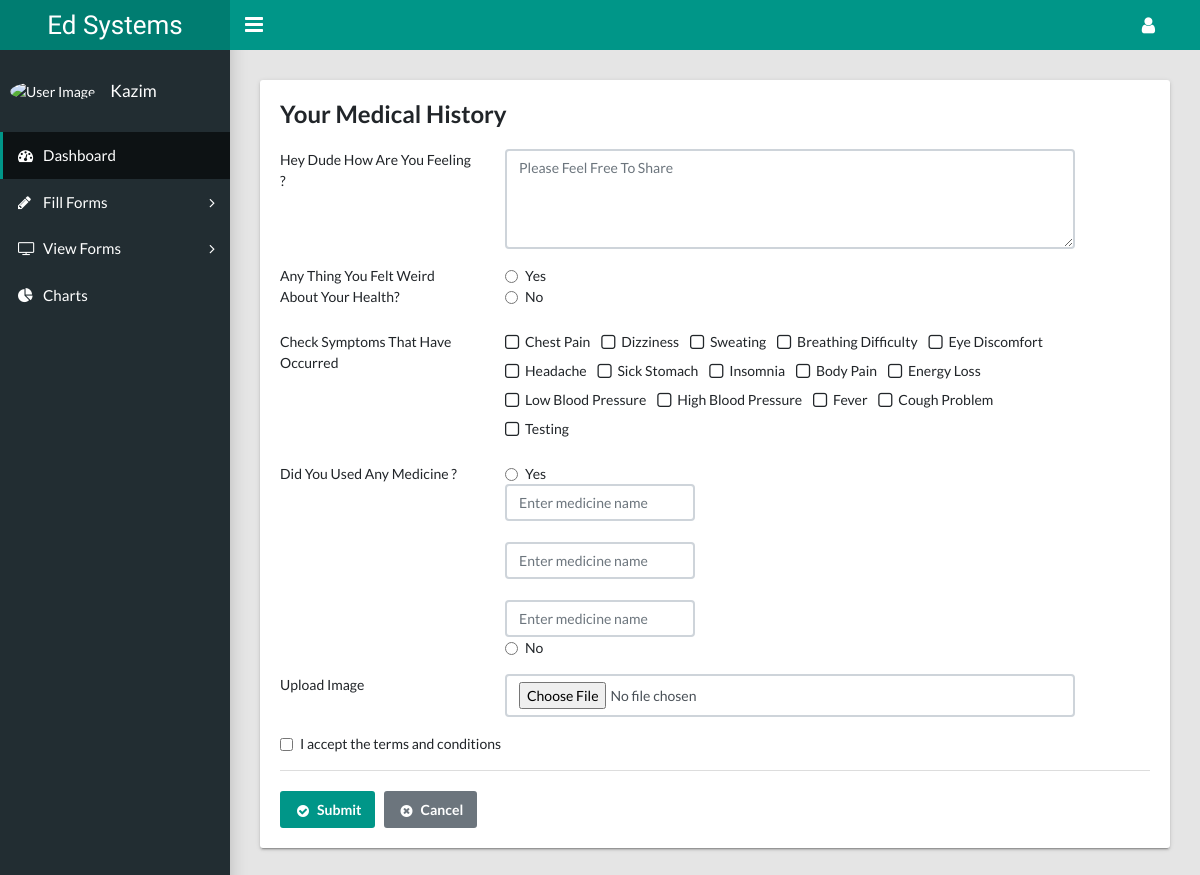
The page /form-weeklyform.php (signed in) on the database its author committed.
### tables this page shows
CREATE TABLE `users` (
  `user_id` int(3) NOT NULL,
  `username` varchar(50) NOT NULL,
  `password` varchar(50) NOT NULL,
  `name` varchar(255) DEFAULT NULL,
  `phone` varchar(255) DEFAULT NULL,
  `role` varchar(100) NOT NULL DEFAULT 'user'
);

CREATE TABLE `symptoms` (
  `id` int(11) NOT NULL,
  `name` varchar(255) NOT NULL
);

### functions.php (called while the page is built, shortened)
<?php
function getUser( $user_id = false )
{
	global $con;
	$query  = "SELECT * FROM users;";
	if($user_id)
		$query  = "SELECT * FROM users WHERE user_id = '{$user_id}';";
	$result = $con->query( $query );
	$data   = $result->fetch_all( MYSQLI_ASSOC );
	if ( count( $data ) == 1 ) {
		return $data[0];
	}
	return $data;
}
function getSymptoms($disease_id = false)
{
	global $con;
	$query = "SELECT * FROM symptoms";
	$symptoms = [];
	$result   = mysqli_query( $con, $query );
	while ( $row = $result->fetch_assoc() ) {
		$symptoms[] = $row;
	}
	return $symptoms;
}

### form-weeklyform.php (the view, shortened to what this page needs)
<?php
$user_id = $_SESSION['user_id'];
$user    = getUser( $user_id );
$symptoms = getSymptoms();
?>
<!DOCTYPE html>
<html lang="en">
<head>
    <link rel="stylesheet" type="text/css" href="css/main.css">
    <link rel="stylesheet" type="text/css"
          href="https://maxcdn.bootstrapcdn.com/font-awesome/4.7.0/css/font-awesome.min.css">
</head>
<body class="app sidebar-mini">
<header class="app-header"><a class="app-header__logo" href="index.php">Ed Systems</a>
    <a class="app-sidebar__toggle" href="#" data-toggle="sidebar"></a>
    <ul class="app-nav">
        <li class="dropdown"><a class="app-nav__item" href="#" data-toggle="dropdown"><i
                        class="fa fa-user fa-lg"></i></a>
        </li>
    </ul>
</header>
<aside class="app-sidebar">
    <div class="app-sidebar__user"><img class="app-sidebar__user-avatar"
                                        src="https://s3.amazonaws.com/uifaces/faces/twitter/jsa/48.jpg"
                                        alt="User Image">
        <div>
            <p class="app-sidebar__user-name"><?= ucwords( $user['name'] ) ?></p>
        </div>
    </div>
    <ul class="app-menu">
        <li><a class="app-menu__item active" href="index.php"><i class="app-menu__icon fa fa-dashboard"></i><span
                        class="app-menu__label">Dashboard</span></a></li>
        <li class="treeview"><a class="app-menu__item" href="#" data-toggle="treeview"><i
                        class="app-menu__icon fa fa-pencil"></i><span class="app-menu__label">Fill Forms</span><i
                        class="treeview-indicator fa fa-angle-right"></i></a>
        </li>
        <li class="treeview"><a class="app-menu__item" href="#" data-toggle="treeview"><i
                        class="app-menu__icon fa fa-television"></i><span class="app-menu__label">View Forms</span><i
                        class="treeview-indicator fa fa-angle-right"></i></a>
        </li>
        <li><a class="app-menu__item" href="charts.php"><i class="app-menu__icon fa fa-pie-chart"></i><span
                        class="app-menu__label">Charts</span></a></li>
    </ul>
</aside>
<main class="app-content">
    <div class="row">
        <div class="col-md-12">
            <div class="tile">
                <h3 class="tile-title">Your Medical History</h3>
                <form class="form-horizontal" method="POST" enctype="multipart/form-data">
                    <div class="tile-body">
                        <div class="form-group row">
                            <label class="control-label col-md-3">Hey Dude How Are You Feeling ?</label>
                            <div class="col-md-8">
                                <textarea class="form-control" name="feeling" rows="4"
                                          placeholder="Please Feel Free To Share"></textarea>
                            </div>
                        </div>
                        <div class="form-group row">
                            <label class="control-label col-md-3">Any Thing You Felt Weird About Your Health?</label>
                            <div class="col-md-8">
                                <div class="form-check">
                                    <label class="form-check-label">
                                        <input class="form-check-input" value="1" type="radio" name="is_weird_health"
                                               required>Yes
                                    </label>
                                </div>
                                <div class="form-check">
                                    <label class="form-check-label">
                                        <input class="form-check-input" value="0" type="radio" name="is_weird_health"
                                               required>No
                                    </label>
                                </div>
                            </div>
                        </div>
                        <div class="form-group row">
                            <label class="control-label col-md-3">Check Symptoms That Have Occurred</label>
                            <div class="col-md-8">
                                <div class="animated-checkbox">
									<?php foreach ( $symptoms as $symptom ) { ?>
                                        <label>
                                            <input type="checkbox" name="symptoms[]" value="<?= $symptom['id'] ?>"><span
                                                    class="label-text"><?= $symptom['name'] ?></span> &nbsp;&nbsp;
                                        </label>
									<?php } ?>
                                </div>
                            </div>
                        </div>
                        <div class="form-group row">
                            <label class="control-label col-md-3">Did You Used Any Medicine ?</label>
                            <div class="col-md-8">
                                <div class="form-check">
                                    <label class="form-check-label">
                                        <input class="form-check-input" value="1" type="radio" name="has_medicines"
                                               required>Yes
                                    </label>
                                </div>
                                <input class="form-control col-md-4" name="medicines[]" type="text"
                                       placeholder="Enter medicine name"> </br>
                                <input class="form-control col-md-4" name="medicines[]" type="text"
                                       placeholder="Enter medicine name">  </br>
                                <input class="form-control col-md-4" name="medicines[]" type="text"
                                       placeholder="Enter medicine name">
                                <div class="form-check">
                                    <label class="form-check-label">
                                        <input class="form-check-input" value="0" type="radio" name="has_medicines"
                                               required>No
                                    </label>
                                </div>
                            </div>
                        </div>
                        <div class="form-group row">
                            <label class="control-label col-md-3">Upload Image</label>
                            <div class="col-md-8">
                                <input class="form-control" name="image" type="file">
                            </div>
                        </div>
                        <div class="form-group row">
                            <div class="col-md-8 col-md-offset-3">
                                <div class="form-check">
                                    <label class="form-check-label">
                                        <input class="form-check-input" type="checkbox" required>I accept the terms and
                                        conditions
                                    </label>
                                </div>
                            </div>
                        </div>
                    </div>
                    <div class="tile-footer">
                        <div class="row">
                            <div class="col-md-8 col-md-offset-3">
                                <button class="btn btn-primary" type="submit"><i
                                            class="fa fa-fw fa-lg fa-check-circle"></i>Submit
                                </button>&nbsp;&nbsp;&nbsp;<a class="btn btn-secondary" href="#"><i
                                            class="fa fa-fw fa-lg fa-times-circle"></i>Cancel</a>
                            </div>
                        </div>
                    </div>
                </form>
            </div>
        </div>
    </div>
</main>
</body>
</html>

### rows shown on the page
users: name "Kazim"
symptoms: name "Chest Pain"
symptoms: name "Dizziness"
symptoms: name "Sweating"
symptoms: name "Breathing Difficulty"
symptoms: name "Eye Discomfort"
symptoms: name "Headache"
symptoms: name "Sick Stomach"
symptoms: name "Insomnia"
symptoms: name "Body Pain"
symptoms: name "Energy Loss"
symptoms: name "Low Blood Pressure"
symptoms: name "High Blood Pressure"
symptoms: name "Fever"
symptoms: name "Cough Problem"
symptoms: name "Testing"
